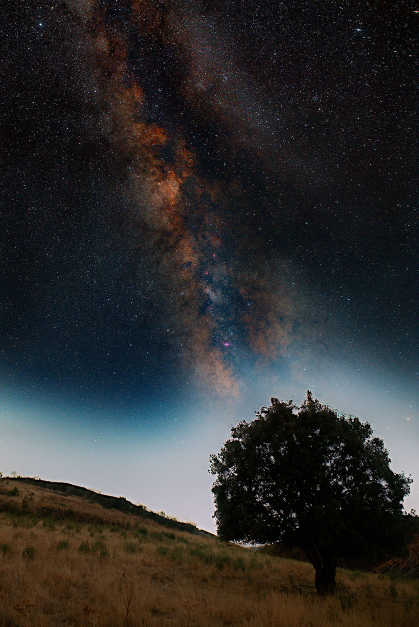
#> input picture gui/assets/showcase_milkyway.jpg, 838 x 1254 px (shown at 1/2 size); its folder holds only this picture in this run
$ python -i light_pollution.py   (imports and definitions only)
#> lines starting #> are read from the running program, lines starting #| are printed output that depends on the picture
#> further down, picture is the input picture: shape (1254, 838, 3); mean B, G, R 46.4, 46.3, 46.2
# core/light_pollution.py
"""
Módulo de Reducción Paramétrica de Contaminación Lumínica Terrestre.
Modela analíticamente cúpulas de luz generadas por asentamientos urbanos en el horizonte mediante superficies
elípticas/super-gaussianas 2D, con posición de centro (X, Y), radio horizontal/vertical y neutralización cromática
selectiva (vapor de sodio, lámparas de mercurio, LED cálido/frío o color de muestra interactivo).
"""

from typing import Optional, Tuple, Dict
import numpy as np
import cv2

# Preajustes cromáticos estándar de fuentes de iluminación urbana
LP_PRESET_TINTS: Dict[str, Tuple[float, float, float]] = {
    "neutral": (1.0, 1.0, 1.0),                  # Atenuación neutra monocromática
    "sodium": (1.0, 0.68, 0.22),                 # Vapor de sodio / ámbar intenso (589 nm)
    "warm_led": (1.0, 0.84, 0.52),               # Alumbrado LED urbano cálido (3000K-3500K)
    "cold_led": (0.75, 0.92, 1.0),               # LED frío comercial / vapor de mercurio (5000K+)
}


# [147 lines left out: functions compute_light_pollution_dome, apply_parametric_light_pollution, not called in this run]


def estimate_light_pollution_center(
    img_rgb: np.ndarray,
    sky_mask: Optional[np.ndarray] = None
) -> Tuple[float, float]:
    """
    Analiza la imagen para detectar automáticamente la ubicación más probable del centro de la cúpula de luz
    en el horizonte (X, Y normalizados en [0.0, 1.0]).
    """
    h, w = img_rgb.shape[:2]
#> h = 1254; w = 838
    # Muestreo a baja resolución para análisis robusto inmune a estrellas individuales
    small_h, small_w = 120, 160
    small_img = cv2.resize(img_rgb, (small_w, small_h), interpolation=cv2.INTER_AREA)
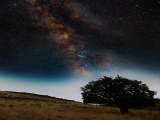
#> small_img: shape (120, 160, 3); mean B, G, R 46.4, 46.3, 46.2

    # Luminancia ponderada
    lum = 0.2126 * small_img[..., 0] + 0.7152 * small_img[..., 1] + 0.0722 * small_img[..., 2]
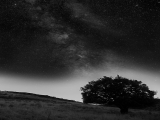
#> lum: shape (120, 160) float64; min 0.787, max 201.7, mean 46.4

    if sky_mask is not None:
        small_mask = cv2.resize(sky_mask, (small_w, small_h), interpolation=cv2.INTER_LINEAR)
        lum = lum * small_mask

    # Desenfoque gaussiano amplio para aislar el resplandor difuso del cielo
    blurred = cv2.GaussianBlur(lum, (31, 31), 10.0)
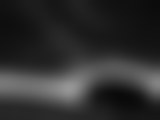
#> blurred: shape (120, 160) float64; min 10.24, max 150.8, mean 46.3

    # Buscar el pico en el 60% inferior de la toma (zona cercana al horizonte)
    start_y = int(small_h * 0.40)
    sub_region = blurred[start_y:, :]
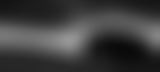
#> sub_region: shape (72, 160) float64; min 10.24, max 150.8, mean 61.3
    min_val, max_val, min_loc, max_loc = cv2.minMaxLoc(sub_region)
#> min_val = 10.24; max_val = 150.8; min_loc = (123, 50); max_loc = (68, 40)

    best_x = float(max_loc[0]) / float(small_w)
#> best_x = 0.425
    best_y = float(max_loc[1] + start_y) / float(small_h)
#> best_y = 0.733

    return (
        float(np.clip(best_x, 0.05, 0.95)),
        float(np.clip(best_y, 0.50, 0.98))
    )

>>> import cv2
>>> picture = cv2.imread('../gui/assets/showcase_milkyway.jpg')
>>> result = estimate_light_pollution_center(picture)
#> result = (0.425, 0.733)
